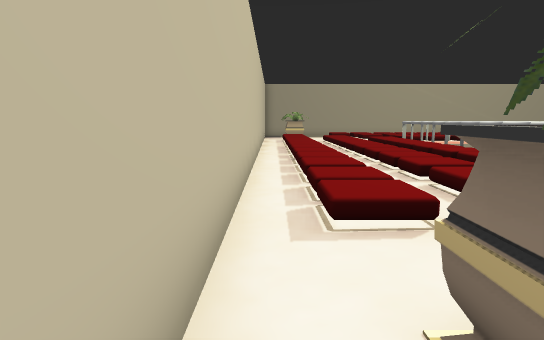
view 1 (above)

17 first-person views from a walk through a scene from a Unity 3-D project. The camera is 1.2 m above the floor, tilts 8° down and sees 75° across. The floor is counted in squares, 1 m on a side. Each view is taken from the middle of a square. On the plan, view 1 faces up. The plan holds only what a view shows up to about 14 squares ahead; the rest is blank.

view 2
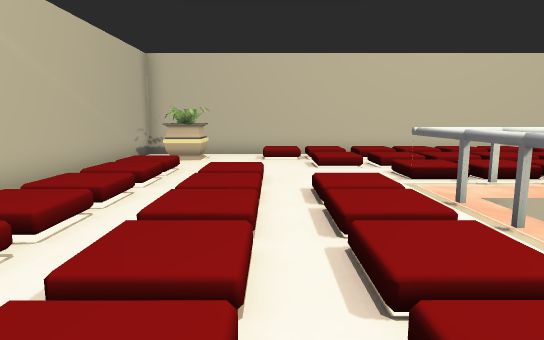

view 3
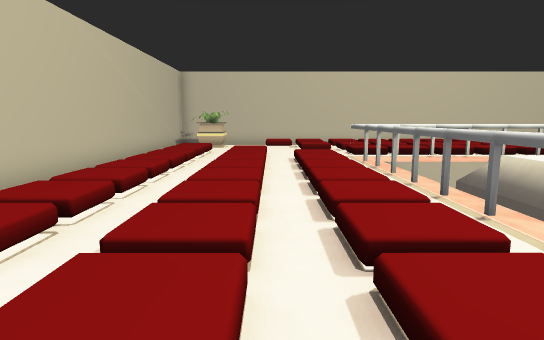

view 4
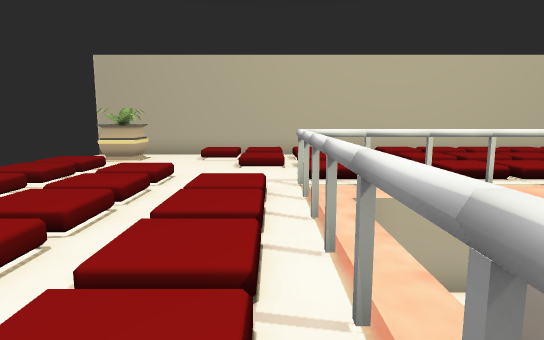

view 5
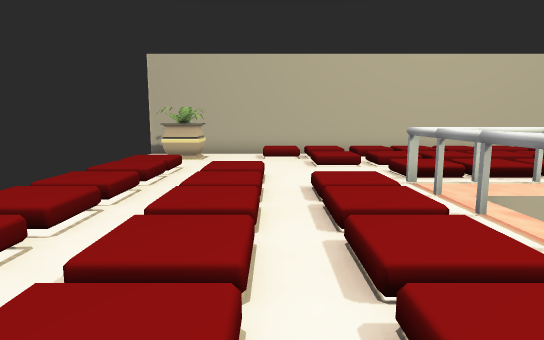

view 6
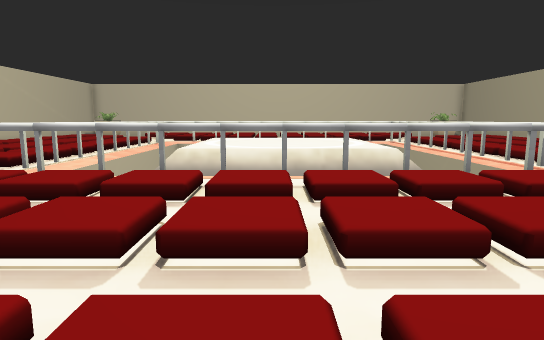

view 7
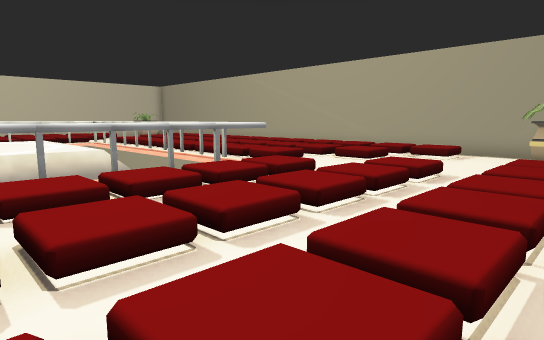

view 8
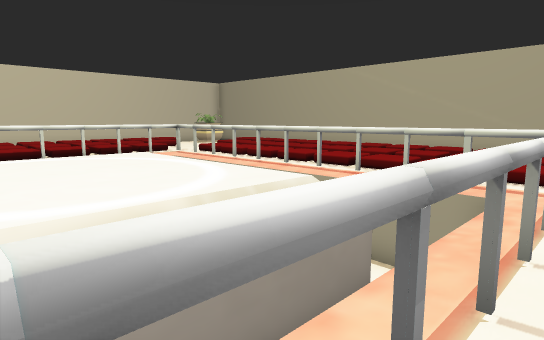

view 9
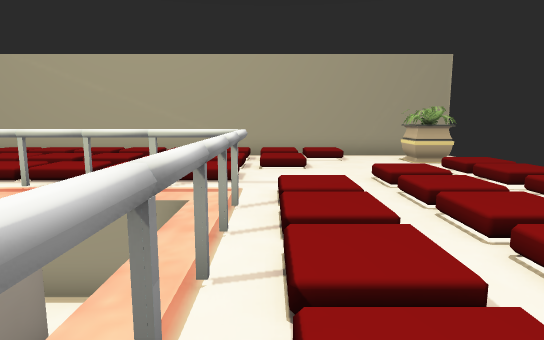

view 10
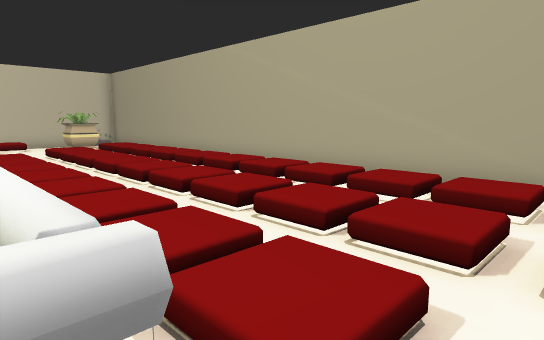

view 11
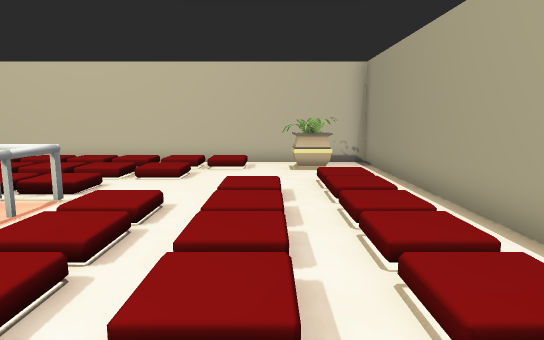

view 12
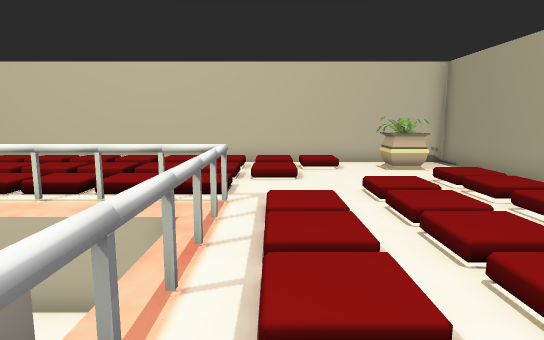

view 13
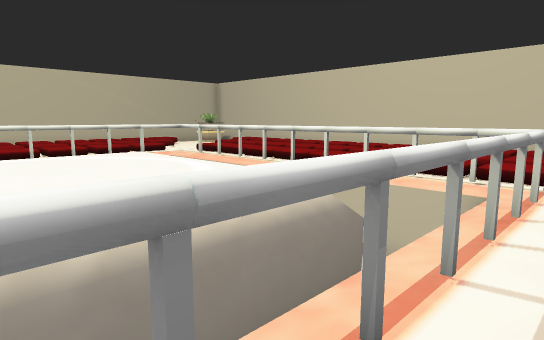

view 14
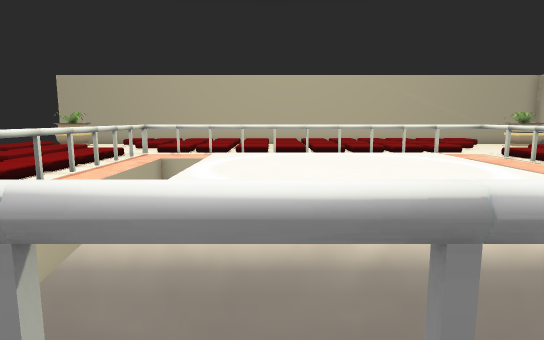

view 15
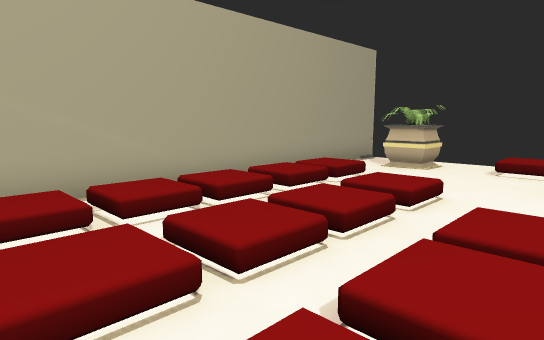

view 16
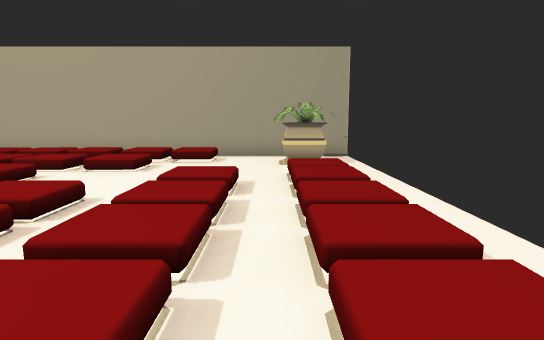

view 17
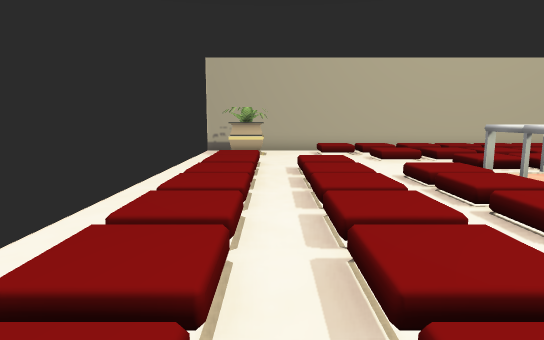

### Floor plan
Key: @ floor where view 1 was taken; # wall or solid block; x gap in a wall; . main floor; : floor 0.5 m higher than the main floor; / step, stairs or slope; = window, fence, low wall or low ledge; ^ raised ledge; v drop or lower ground; O other object.
Columns run from 1 left of view 1 to 26 right of it. Each row starts with its distance up from view 1.
 26 ############################
 25 #..........      ...  .....
 24 #.^#.//://://::/OO/OO/O.##.
 23 #.##.//////////////////.^#x
 22 #......///////////////.....
 21 #.//...///////////////.../.
 20 #.//....////////////...../.
 19 #.:///..////////////../:.:.
 18 #.//////============////./.
 17 # //////=       vv =////./.
 16 # ://///=vvvvvvvvv =/:/:.:.
 15 # //////=v ::::::v =////./.
 14 #.//////=  ::::::v =////./.
 13 #.://///=  ::::::v =/:/:.:.
 12 #.://///=  ::::::v =/:/:.:.
 11 #.//////=  ::::::v =////...
 10 #.O/////=  ::::::v =/O/O.O.
  9 #.O/////= vvvv   v =/O/O.O.
  8 #.//////=        v =////...
  7 #.O/////============/O/O.O.
  6 #.O///..////////////../O.O.
  5 #.////..//://::/OO/O..//...
  4 #.O/...///////////////...O.
  3 #...  .://://::/OO/OO/.....
  2 #.##....................#=.
  1 #.##.//://://::/OO.OO.O.##
  0 #@.x               ......#
 -1 ##########################

Where each view was taken, in squares from view 1:
view 1: 0 up, 0 right, facing up
view 2: 4 up, 13 right, facing left
view 3: 4 up, 18 right, facing left
view 4: 13 up, 19 right, facing down
view 5: 13 up, 21 right, facing down
view 6: 12 up, 25 right, facing left
view 7: 12 up, 25 right, facing up-left
view 8: 11 up, 19 right, facing up-left
view 9: 12 up, 19 right, facing up
view 10: 18 up, 19 right, facing up-left
view 11: 22 up, 13 right, facing left
view 12: 19 up, 13 right, facing left
view 13: 19 up, 14 right, facing down-left
view 14: 19 up, 14 right, facing down
view 15: 19 up, 14 right, facing up-right
view 16: 13 up, 23 right, facing up
view 17: 14 up, 23 right, facing down
